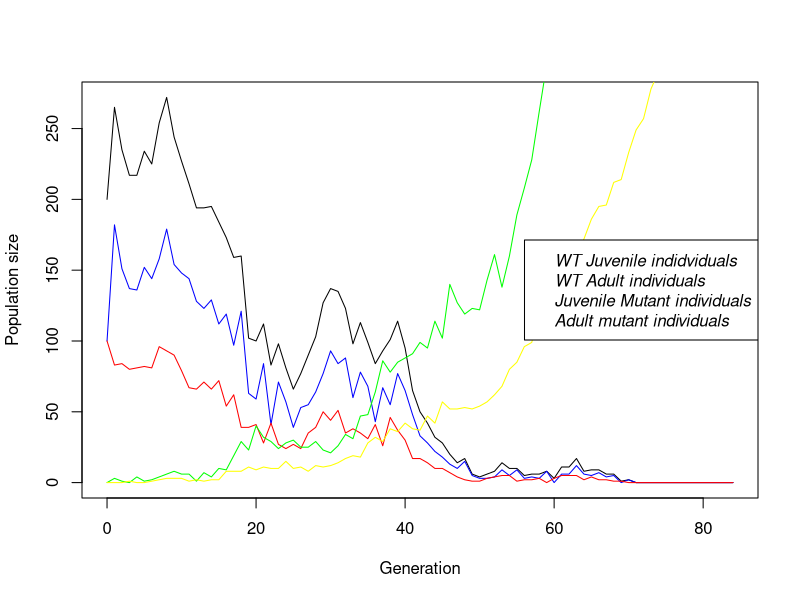
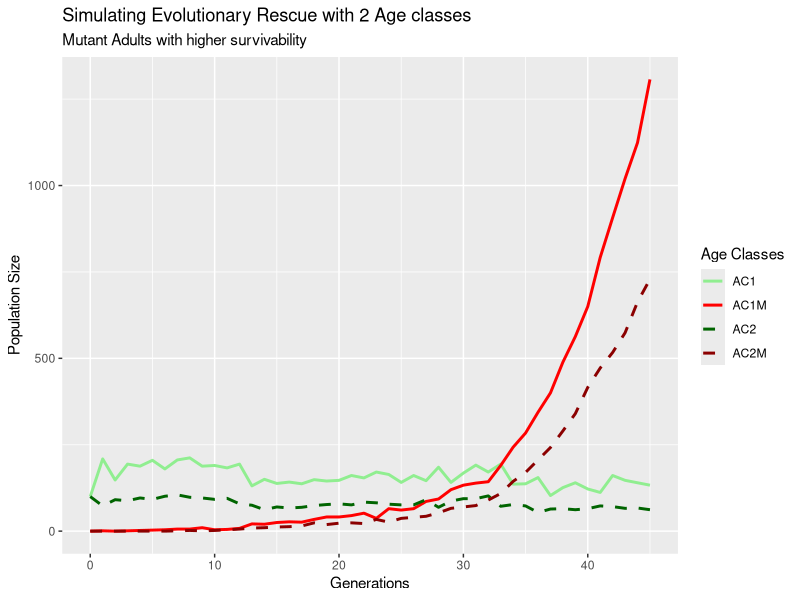
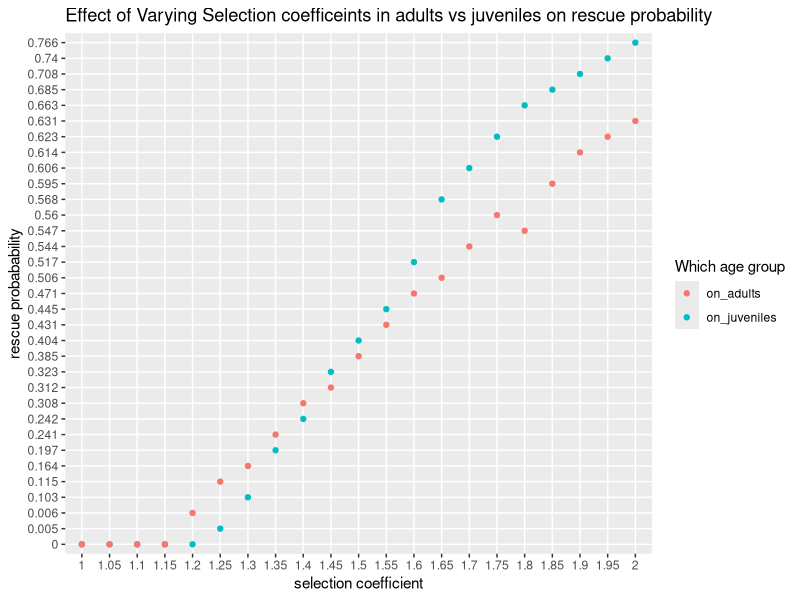

Write the R code that produced these figures, in order.
## ---- chunk 1
# Simulate WT-Population without any mutations and stochasticity
simulate_one_gen <- function(N_j0, N_a0,N_j0M, N_a0M, R_a, R_aM, S_j, S_jM, S_a, S_aM, mu){
  N_a0 <- max(N_a0, 0)
  New_jtM <- rpois(1, N_a0 * mu * R_a)
  N_jt <- max(rpois(1, R_a * N_a0) - New_jtM, 0) #calculating number of WT juvenile individuals.
  
  N_at <- rpois(1, S_j * N_j0 + S_a * N_a0) #calculating number of adult individuals
  
  
  N_jtM <- rpois(1, N_a0M * R_aM) + New_jtM # calculating number of Mutant juveniles
  N_atM <- rpois(1, N_j0M * S_jM + S_aM * N_a0M) # calculating number of Mutant adults
  
  return(c(N_jt, N_at, N_jtM, N_atM))
}
print(simulate_one_gen(100, 100,0, 0, 2, 2, 0.1,0.1, 0.6, 0.6, 0.02))
## ---- chunk 2
simulate_pop <- function(N_j0, N_a0,N_j0M, N_a0M, R_a, R_aM, S_j, S_jM, S_a, S_aM, mu, t_max) {
   # Create the vector in which to save the results
  pop_vector <- c(N_j0, N_a0, N_j0M, N_a0M) 
  # initiate the variables
  pop_new <- c(N_j0, N_a0, N_j0M, N_a0M)
  
  # run the simulation until generation t_max
  for (i in 1:t_max+1) {
    # redefine the current population one generation later
    pop_new <- simulate_one_gen(pop_new[1],pop_new[2],pop_new[3],pop_new[4], R_a,R_aM, S_j, S_jM, S_a, S_aM, mu)
    
    # add the new population sizes to the output vector
    pop_vector <- rbind(pop_vector,pop_new)
    # condition to stop the simulation before t_max: either the population exceeds 1.5 times the original population size, or it goes extinct
    if ( (pop_new[1]+pop_new[2]+ pop_new[3]+pop_new[4] >=10*(N_j0+ N_a0 + N_j0M+ N_a0M)) | (pop_new[1]+pop_new[2]+ pop_new[3]+pop_new[4]==0)) break }
  
  # add row and column names
  colnames(pop_vector) <- c("AC1", "AC2", "AC1M", "AC2M")
  rownames(pop_vector) <- (0:t_max)[1:length(pop_vector[,1])]
  
  return(pop_vector)
}
print(tail(simulate_pop(100, 100, 0,0, 2.5,2.5, 0.2,0.2, 0.6,0.6, 0.001, 1500)))


 
## ---- chunk 3
output <- simulate_pop(100, 100, 0,0, 1.8,2.5, 0.2,0.2, 0.6,0.6, 0.009, 1500)
print(tail(output))

x_range <- 0:(length(output[,1])-1)
# this plots the total population size
plot(x_range,output[,1]+output[,2],type='l',ylim=c(0,max(output[,1]+output[,2])),xlab = "Generation",ylab = "Population size")
# add number of Juvenile WT individuals
lines(x_range,output[,1], col="blue")
# add number of adult WT individuals
lines(x_range,output[,2], col="red")
#number of Juvenile Mutant individuals 
lines(x_range,output[,3], col = "green")
#number of adult mutant individuals
lines(x_range,output[,4], col = "yellow")

legend("right",
       c("WT Juvenile indidviduals", "WT Adult individuals", "Juvenile Mutant individuals", "Adult mutant individuals"),
       text.font = 3)
## ---- chunk 4
install.packages("dplyr")
install.packages("tidyr")
install.packages("ggplot2")
## ---- chunk 5


library(ggplot2)
library(dplyr)
library(tidyr)

# having the simulation set as a variable
sim_data <- simulate_pop(100, 100, 0, 0, 2,2, 0.2, 0.2, 0.6, 0.8, 0.01, 1500)

#Convert matrix to Dataframe to help analysis
df <- as.data.frame(sim_data)

# these steps were generated using ai help: The rownames are the Generation numbers. Let's make them a proper column.
df$Generation <- as.numeric(rownames(df))

# Reshape from Wide to Long format for ggplot
# This creates a column "Age_Class" (AC1, AC2, etc.) and "Population_Size". 

#pivot_longer syntaxc first define what data you are looking at. here we are looking at df our data frame. cols defines which columns to convert into the long format. we want to convert our Age class collumns into long format. names_to defines what the new column name should be. 

df_long <- pivot_longer(
  df, 
  cols = c("AC1", "AC2", "AC1M", "AC2M"), 
  names_to = "Age_Class", 
  values_to = "Population_Size"
)


print(df_long)

ggplot(df_long, aes(x = Generation, y = Population_Size, color = Age_Class, linetype = Age_Class)) +
  geom_line(linewidth = 1) +
  scale_color_manual(values = c(
    "AC1" = "lightgreen",
    "AC2" = "darkgreen",
    "AC1M" = "red",
    "AC2M" = "darkred")) +
  labs(title = "Simulating Evolutionary Rescue with 2 Age classes", subtitle = "Mutant Adults with higher survivability" , x = "Generations", y = "Population Size", color = "Age Classes", linetype = "Age Classes")+
  scale_linetype_manual(values = c(
    "AC1" = 1,
    "AC1M" = 1,
    "AC2" = 2,
    "AC2M" = 2))
  


## ---- chunk 6
#N_j0, N_a0,N_j0M, N_a0M, R_a, R_aM, S_j, S_jM, S_a, S_aM, mu, t_max
# set some parameters to fixed values
N_j0 <- 50
N_a0 <- 50
N_j0M <- 0
N_a0M <- 0
R_a <- 2
R_aM <- 2
mu <- 0.01
t_max <- 1000




# determine how often to run the simulation for each set of parameters
no_replicates <- 1000

# initialize data table - where to collect the results
data_table <- c()

# Doing a parameter sweep
for (selection_on_jM in c(TRUE,FALSE)){
  for (s_coeff in seq(1, 2, 0.05)){
    S_j <- 0.2
    S_jM <- S_j * ifelse(selection_on_jM, s_coeff, 1)
    S_a <- 0.5
    S_aM <- S_a * ifelse(selection_on_jM, 1, s_coeff)
    
   
    i<-1
    repeat {
      # increase counter by one
      i<-i+1
      # run the simulation once
      one_run <- simulate_pop(N_j0, N_a0,N_j0M, N_a0M, R_a, R_aM, S_j, S_jM, S_a, S_aM, mu, t_max)
      # determine total population sizes
      total_size <- one_run[,1]+one_run[,2] +one_run[,3]+one_run[,4]
      # determine minimum population size
      min_size <- min(total_size)
      # determine (first) generation at which this population size occurred
      min_gen <- as.numeric(which(total_size==min_size)[1])
      # enter the data into the table
      data_table <- rbind(data_table,c(s_coeff,ifelse(selection_on_jM, "on_juveniles", "on_adults"),min_gen,min_size)) # note that we add the varying parameters (decay rate and selection coefficient) to the table too
      # stop the repeated computation after no_replicates times
      if(i>no_replicates) break
    }
  }  
}
 
# define column names of data table
colnames(data_table) <- c("s_coeff","ac_s","min_gen","no_min")
# show the first lines of the output





#define WT leslie matrix and get growth-rate

l_matrix_WT <- matrix(c(
  0, R_a,
  S_j, S_a
), nrow = 2, byrow = TRUE)

all_eigen <- eigen(l_matrix_WT)
growth_rate_WT <- max(Re(all_eigen$values))
l_matrix_WT
growth_rate_WT

# define WT leslie matrix and get growth-rate
l_matrix_Mut <- matrix(c(
  0, R_aM,
  S_jM, S_aM
), nrow = 2, byrow = TRUE)

all_eigen <- eigen(l_matrix_Mut)
growth_rate_Mut <- max(Re(all_eigen$values))
l_matrix_Mut
growth_rate_Mut

#making the matrix a table and making some values numeric to be able to calculate with them
df <- as.data.frame(data_table)
df$s_coeff <- as.numeric(df$s_coeff)
df$min_gen <- as.numeric(df$min_gen)
df$no_min <- as.numeric(df$no_min)

df$rescued <- df$no_min != 0

#try if the basic principle of gettint the resque-probability works
df_filter <- df[df$s_coeff == 1 & df$ac_s == "on_juv",]
print(mean(df_filter$rescued))

#creating a empty table to put the stuff to plot in
plot_table <- c()
for(x in unique(df$ac_s)){
 for(s in unique(df$s_coeff)){
  df_filter <- df[df$s_coeff == s & df$ac_s == x,]
  plot_table <- rbind(plot_table, c(mean(df_filter$rescued), x, s))
 } 
}

colnames(plot_table) <- c("resque prob.","ac_s","s_coeff")


## ---- chunk 7
library(ggplot2)
library(dplyr)
library(tidyr)
plot_table_analyze <- as.data.frame(plot_table)



ggplot(plot_table, aes(x = s_coeff , y = `resque prob.` , color = ac_s)) +
  geom_point()+
  labs(x = "selection coefficient", y = "rescue probabability", title = "Effect of Varying Selection coefficeints in adults vs juveniles on rescue probability", color = "Which age group")






## ---- chunk 8
# --- 1. BASE PARAMETERS ---
N_j0 <- 50
N_a0 <- 50
N_j0M <- 0
N_a0M <- 0
R_a <- 2
mu <- 0.01
t_max <- 1000
S_j <- 0.4
S_a <- 0.6

# Parameters to sweep
selection_survival <- c(1.25, 1.5, 1.75)
selection_reproduction <- c(1.1, 1.2, 1.3)

# Simulation repetitions
no_replicates <- 100

#data table initializing
data_table <- c()

# loop over reproduction selection
for (repro_val in selection_reproduction) {
  
  # loop over survival selection
  for (surv_val in selection_survival) {
    
    # Calculate modified rates based on current loop values
    current_R_aM <- R_a * repro_val
    current_S_aM <- S_j * surv_val
    current_S_jM <- S_a * surv_val
    
    # reset counter for replicates
    i <- 1
    
    repeat {
      # run the simulation once with the modified parameters
      one_run <- simulate_pop(N_j0, N_a0, N_j0M, N_a0M, 
                              R_a, current_R_aM, 
                              S_j, current_S_jM, 
                              S_a, current_S_aM, 
                              mu, t_max)
      
      # determine total population sizes
      total_size <- one_run[,1] + one_run[,2] + one_run[,3] + one_run[,4]
      
      # determine minimum population size
      min_size <- min(total_size)
      
      # determine (first) generation at which this population size occurred
      min_gen <- as.numeric(which(total_size == min_size)[1])
      
      # Check if population went extinct (1 = yes, 0 = no)
      went_extinct <- ifelse(tail(total_size, 1) == 0, 1, 0)
      
      # enter the data into the table
      data_table <- rbind(data_table, c(repro_val, surv_val, min_gen, min_size, went_extinct))
      
      # stop the repeated computation after no_replicates times
      if (i >= no_replicates) break
      
      # increase counter by one
      i <- i + 1
    }
  }
}

# define column names of data table
colnames(data_table) <- c("repro_multiplier", "surv_multiplier", "min_gen", "min_size", "extinct")

# Convert to data frame
data_table_analysis <- as.data.frame(data_table)

# show the first lines of the output
print((data_table_analysis))


library(dplyr)
summary_table <- data_table_analysis %>%
  group_by(repro_multiplier, surv_multiplier) %>%
  summarize(
    probability_survival = 1 - mean(extinct),
    avg_rescue_speed = mean(min_gen),
    avg_min_population = mean(min_size)
  )

print(summary_table)
